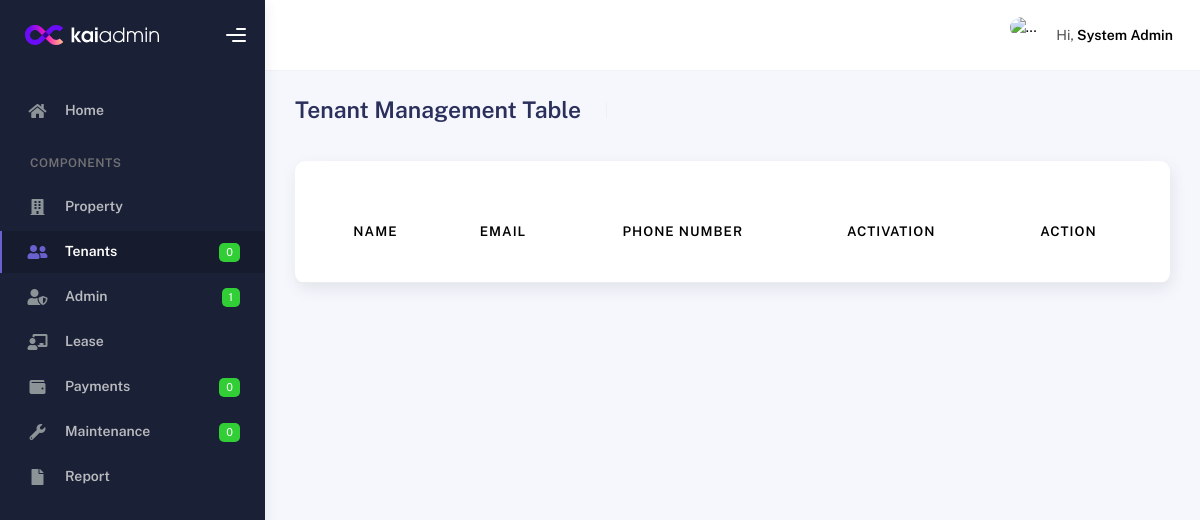
/Admin/tables/tenantmanagement.php (signed in), run on an earlier commit of the app's database.
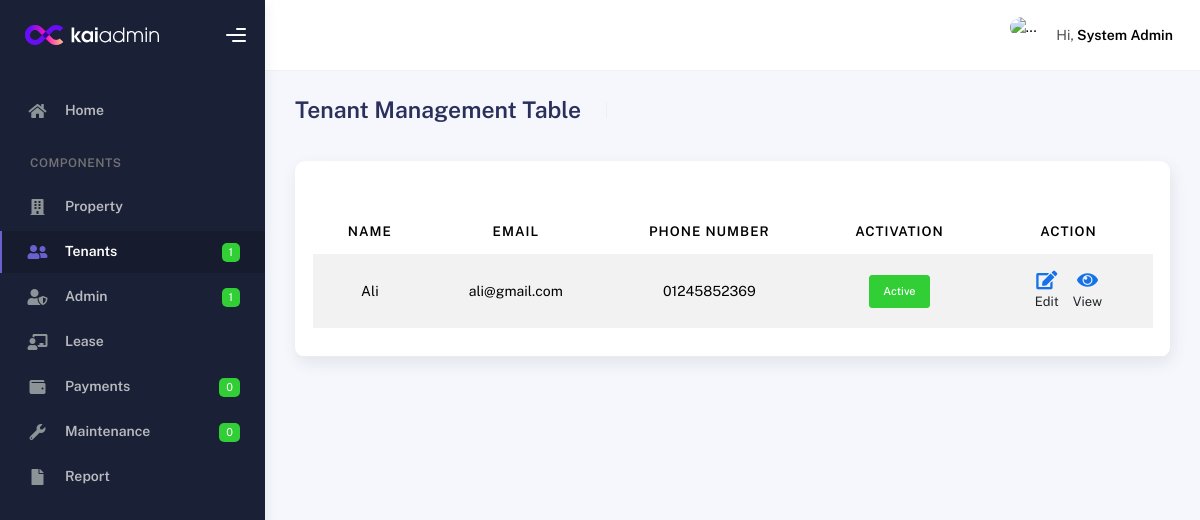
And on a later commit of the database.
### tables this page shows
CREATE TABLE `users` (
  `user_id` int(11) NOT NULL,
  `full_name` varchar(100) NOT NULL,
  `email` varchar(100) NOT NULL,
  `phone_number` varchar(20) DEFAULT NULL,
  `password` varchar(255) NOT NULL,
  `role` enum('admin','tenant') NOT NULL,
  `status` enum('active','inactive') DEFAULT 'active',
  `created_at` timestamp NOT NULL DEFAULT current_timestamp()
);

### Admin/tables/tenantmanagement.php (the view, shortened to what the changed rows need)
<?php
include '..\databaseconnection.php';
$newTenantQuery = mysqli_query(
    $conn,
    "SELECT COUNT(*) AS total
     FROM users
     WHERE role='tenant' AND is_read = 0"
);
$newTenants = mysqli_fetch_assoc($newTenantQuery)['total'];
?>
<!DOCTYPE html>
<html lang="en">
  <head>
    <link rel="stylesheet" href="../assets/css/bootstrap.min.css" />
    <link rel="stylesheet" href="../assets/css/plugins.min.css" />
    <link rel="stylesheet" href="../assets/css/kaiadmin.min.css" />
  </head>
  <body>
    <div class="wrapper">
      <div class="sidebar" data-background-color="dark">
        <div class="sidebar-wrapper scrollbar scrollbar-inner">
          <div class="sidebar-content">
            <ul class="nav nav-secondary">
              <li class="nav-item active">
                <a href="tenantmanagement.php">
                   <i class="fas fa-user-friends"></i>
                  <p>Tenants</p>
                  <span class="badge badge-success"><?php echo $newTenants; ?></span>
                </a>
              </li>
            </ul>
          </div>
        </div>
      </div>
      <div class="main-panel">
        <div class="container">
          <div class="page-inner">
            <div class="row">
            <div class="col-md-12">
                <div class="col-md-12">
                <div class="card">
                  <div class="card-header">
                    <div class="table-responsive">
                      <table
                        id="add-row"
                        class="display table table-striped table-hover"
                      >
                        <thead>
                          <tr style="text-align: center">
                            <th>Name</th>
                            <th>Email</th>
                            <th>Phone Number</th>
                            <th>Activation</th>
                            <th style="width: 20%">Action</th>
                          </tr>
                        </thead>
                        <tbody>
                        <?php
                        $propertyQuery = mysqli_query($conn, "SELECT * FROM users WHERE role='tenant' ORDER BY user_id ASC");
                        while ($property = mysqli_fetch_assoc($propertyQuery)) {
                        ?>
                        <tr style="text-align: center">
                          <td><?= htmlspecialchars($property['full_name']); ?></td>
                          <td><?= htmlspecialchars($property['email']); ?></td>
                          <td><?= htmlspecialchars($property['phone_number']); ?></td>
                        <td>
                          <form action="tenantactivation.php" method="POST">
                        <?php if ($property['status'] == 'active') { ?>
                          <button type="submit" class="btn btn-success btn-sm">Active</button>
                        <?php } else { ?>
                          <button type="submit" class="btn btn-secondary btn-sm">Inactive</button>
                        <?php } ?>
                      </form>
                    </td>
                      <td>
                        <div class="d-flex justify-content-center gap-3">
                      <a href="updatetenant.php?id=<?= $property['user_id']; ?>" class="text-center text-primary text-decoration-none">
                        <i class="fa fa-edit fa-lg"></i><br>
                        <small class = "text-dark">Edit</small>
                      </a>
                      <a href="viewtenant.php?id=<?= $property['user_id']; ?>" class="text-center text-primary text-decoration-none">
                        <i class="fa fa-eye fa-lg"></i><br>
                        <small class = "text-dark">View</small>
                      </a>
                  </div>
                </td>
              </tr>
            <?php
            }
          ?>
        </tbody>
                      </table>
                    </div>
                  </div>
                </div>
              </div>
            </div>
          </div>
        </div>
      </div>
    </div>
  </body>
</html>

What changed in the data, as far as the page shows it:
added users: full_name "Ali", email "ali@gmail.com", phone_number "01245852369", status "Active"
Also different on the page:
$newTenants: "0" → "1"
